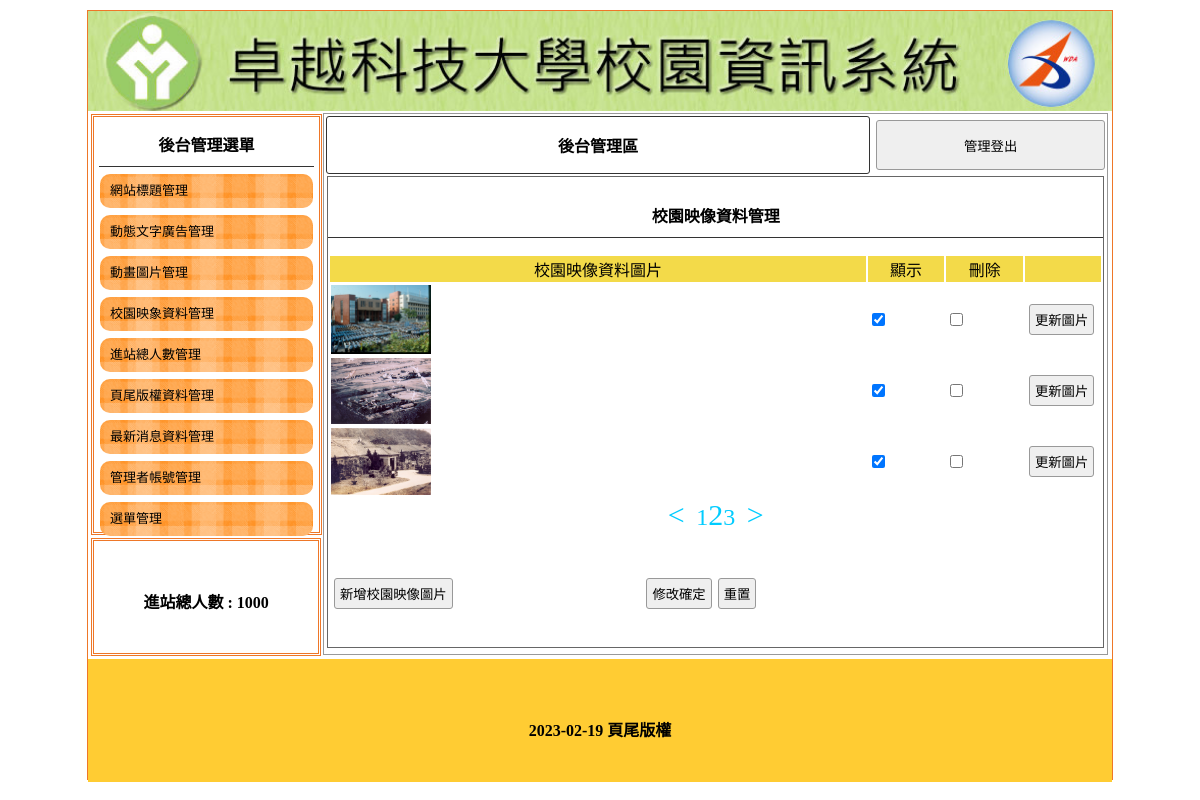
/admin.php?do=image&p=2, run on the app's committed database.
### tables this page shows
CREATE TABLE `title` (
  `id` int(10) UNSIGNED NOT NULL,
  `img` text NOT NULL,
  `text` text NOT NULL,
  `sh` int(1) UNSIGNED NOT NULL DEFAULT 0
);

CREATE TABLE `total` (
  `id` int(10) UNSIGNED NOT NULL,
  `text` text NOT NULL
);

CREATE TABLE `image` (
  `id` int(10) UNSIGNED NOT NULL,
  `img` text NOT NULL,
  `sh` int(1) UNSIGNED NOT NULL DEFAULT 1
);

CREATE TABLE `bottom` (
  `id` int(10) UNSIGNED NOT NULL,
  `text` text NOT NULL
);

### api/base.php (called while the page is built, shortened)
<?php
class DB {
    protected $dns="mysql:host=localhost;charset=utf8;dbname=web20;";
    protected $pdo;
    protected $table;
    public function __construct($table)
    {
        $this->pdo=new PDO($this->dns,'root','');
        $this->table=$table;
    }
    public function all(...$args){
        $sql="SELECT * FROM `$this->table` ";
        if(isset($args[0])){
            if(is_array($args[0])){
                $sql.=" WHERE ".join(" AND ",$this->arrToSql($args[0]));
            }else{
                $sql.=$args[0];
            }
        }
        return $this->pdo->query($sql)->fetchAll(PDO::FETCH_ASSOC);
    }
    public function find($id){
        $sql="SELECT * FROM `$this->table` ";
        if(is_array($id)){
            $sql.=" WHERE ".join(" AND ",$this->arrToSql($id));
        }else{
            $sql.=" WHERE `id`='$id'";
        }
        return $this->pdo->query($sql)->fetch(PDO::FETCH_ASSOC);
    }
    public function count($arg){
        return $this->mathSql('COUNT','*',$arg);
    }
    private function arrToSql($arr){
        $res=[];
        foreach($arr as $key=>$val){
            $res[]="`$key`='$val'";
        }
        return $res;
    }
    private function mathSql($math,$col,$arg){
        $sql="SELECT $math($col) FROM `$this->table` ";
        return $this->pdo->query($sql)->fetchColumn();
    }
}
$Total=new DB('total');
$Title=new DB('title');
$Bottom=new DB('bottom');
?>

### admin/image.php (the view, shortened to what this page needs)
<div style="width:99%; height:87%; margin:auto; overflow:auto; border:#666 1px solid;">
					<p class="t cent botli">校園映像資料管理</p>
					<form method="post"  action="./api/edit.php">
						<table width="100%">
							<tbody>
								<tr class="yel">
									<td width="60%">校園映像資料圖片</td>
									<td width="10%">顯示</td>
									<td width="10%">刪除</td>
									<td></td>
								</tr>
								<?php
								$table='Image';
								$direct=strtolower($table);
								$div=3;
								$all=ceil($$table->count(1)/$div);
								$act=$_GET['p']??1;
								$prev=$act-1;
								$next=$act+1;
								$start=($act-1)*$div;
								$rows=$$table->all(" LIMIT $start,$div");
								foreach($rows as $row){
									?>
									<tr>
									<td width="70%">
										<img src="./upload/<?=$row['img']?>" alt="" style="width:100px;">
									</td>
									<td width="10%">
										<input type="checkbox" name="sh[]" value="<?=$row['id']?>" <?=$row['sh']==1?'checked':'';?>>
									</td>
									<td width="10%">
										<input type="checkbox" name="del[]" value="<?=$row['id']?>">
									</td>
									<td>
									<input type="button"
											onclick="op('#cover','#cvr','./modal/update.php?table=<?=$table?>&id=<?=$row['id']?>')"
											value="更新圖片">
									</td>
								</tr>
									<?php
								}
								?>
							</tbody>
						</table>
					<div style="text-align:center;">
						<a class="bl" style="font-size:30px;" href="?do=<?=$direct?>&p=<?=$prev?>">&lt;&nbsp;</a>
						<?php
						for ($i=1; $i <=$all ; $i++) {
							$size=$i==$act?'30px':'24px';
							echo "<a class='bl' style='font-size:$size;' href='?do=$direct&p=$i'>$i</a>";
						}
						?>
						<a class="bl" style="font-size:30px;" href="?do=<?=$direct?>&p=<?=$next?>">&nbsp;&gt;</a>
					</div>
						<table style="margin-top:40px; width:70%;">
							<tbody>
								<tr>
									<td width="200px"><input type="button"
											onclick="op('#cover','#cvr','./modal/<?=$direct?>.php')"
											value="新增校園映像圖片"></td>
									<td class="cent"><input type="submit" value="修改確定"><input type="reset" value="重置">
									</td>
								</tr>
							</tbody>
						</table>
					</form>
				</div>

### admin.php (shortened to what this page needs)
<?php
include_once "./api/base.php";
?>
<!DOCTYPE html
	PUBLIC "-//W3C//DTD XHTML 1.0 Transitional//EN" "http://www.w3.org/TR/xhtml1/DTD/xhtml1-transitional.dtd">
<html xmlns="http://www.w3.org/1999/xhtml">
<head>
	<link href="./css/css.css" rel="stylesheet" type="text/css">
</head>
<body>
	<div id="main">
		<a title="<?=$Title->find(['sh'=>1])['text']?>" href="index.php">
			<div class="ti" style="background:url('./upload/<?=$Title->find(['sh'=>1])['img']?>'); background-size:cover;"></div>
		</a>
		<div id="ms">
			<div id="lf" style="float:left;">
				<div id="menuput" class="dbor">
					<span class="t botli">後台管理選單</span>
					<a style="color:#000; font-size:13px; text-decoration:none;"
						href="?do=title">
						<div class="mainmu">
							網站標題管理 </div>
					</a>
					<a style="color:#000; font-size:13px; text-decoration:none;" href="?do=ad">
						<div class="mainmu">
							動態文字廣告管理 </div>
					</a>
					<a style="color:#000; font-size:13px; text-decoration:none;" href="?do=mvim">
						<div class="mainmu">
							動畫圖片管理 </div>
					</a>
					<a style="color:#000; font-size:13px; text-decoration:none;" href="?do=image">
						<div class="mainmu">
							校園映象資料管理 </div>
					</a>
					<a style="color:#000; font-size:13px; text-decoration:none;" href="?do=total">
						<div class="mainmu">
							進站總人數管理 </div>
					</a>
					<a style="color:#000; font-size:13px; text-decoration:none;" href="?do=bottom">
						<div class="mainmu">
							頁尾版權資料管理 </div>
					</a>
					<a style="color:#000; font-size:13px; text-decoration:none;" href="?do=news">
						<div class="mainmu">
							最新消息資料管理 </div>
					</a>
					<a style="color:#000; font-size:13px; text-decoration:none;" href="?do=admin">
						<div class="mainmu">
							管理者帳號管理 </div>
					</a>
					<a style="color:#000; font-size:13px; text-decoration:none;" href="?do=menu">
						<div class="mainmu">
							選單管理 </div>
					</a>
				</div>
				<div class="dbor" style="margin:3px; width:95%; height:20%; line-height:100px;">
					<span class="t">進站總人數 :
					<?=$Total->find(1)['text']?></span>
				</div>
			</div>
			<div class="di"
				style="height:540px; border:#999 1px solid; width:76.5%; margin:2px 0px 0px 0px; float:left; position:relative; left:20px;">
				<table width="100%">
					<tbody>
						<tr>
							<td style="width:70%;font-weight:800; border:#333 1px solid; border-radius:3px;"
								class="cent"><a href="?do=admin" style="color:#000; text-decoration:none;">後台管理區</a>
							</td>
							<td><button onclick="document.cookie='user=';location.replace('index.php')"
									style="width:99%; margin-right:2px; height:50px;">管理登出</button></td>
						</tr>
					</tbody>
				</table>
<?php
$do=$_GET['do']??'title';
$file="./admin/$do.php";
if(file_exists($file)){
	include $file;
}else{
	include "./admin/title.php";
}
?>
			</div>
		</div>
		<div
			style="width:1024px; left:0px; position:relative; background:#FC3; margin-top:4px; height:123px; display:block;">
			<span class="t" style="line-height:123px;"><?=$Bottom->find(1)['text']?></span>
		</div>
	</div>
</body>
</html>

### css/css.css (style rules this page uses)
body { padding:0px; margin:0px; }
#main { width:1024px; height:768px; margin:10px auto 10px auto; border:#EE7728 1px solid; position:relative; }
.ti { width:100%; height:100px; position:relative; background-size:cover; background-repeat:no-repeat; }
.dbor { border:#EE7728 double 3px; margin:1px; padding:2px 10px 2px 10px; }
.t { font-weight:800; display:block; text-align:center; padding:10px 1px 10px 1px; }
.botli { border-bottom:#333 1px solid; }
.mainmu { position:relative; border-radius:10px; background:url(../icon/menu.fw.png) center no-repeat; background-size:cover; line-height:30px; padding:2px 10px 2px 10px; margin:7px 1px 7px 1px; }
#lf { height:540px; width:21%; display:inline-block; }
#menuput { width:100%; height:75%; position:relative; padding:5px; display:block; margin: 3px; }
.di { display:inline-block; }
.cent { text-align:center; }
input,button { border:#999 1px solid; border-radius:3px; background:#EFEFEF; padding:5px; margin:3px; }
.yel td { background:#F3DA49; text-align:center; }
.bl { color:#0CF; cursor:pointer; text-decoration:none; }
a { text-decoration: none; }
img { display: block; }

### data on the page
title: img (picture)
total: text "1000"
image: img (picture), sh "☑"
image: img (picture), sh "☑"
image: img (picture), sh "☑"
bottom: text "2023-02-19 頁尾版權"
